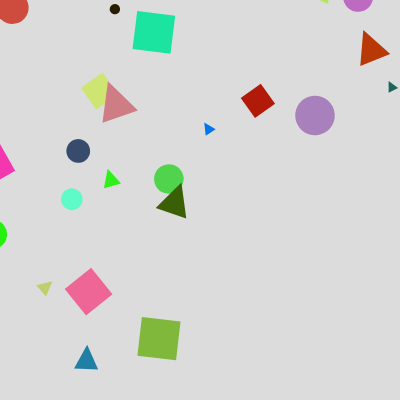
Frame 1 (no input)
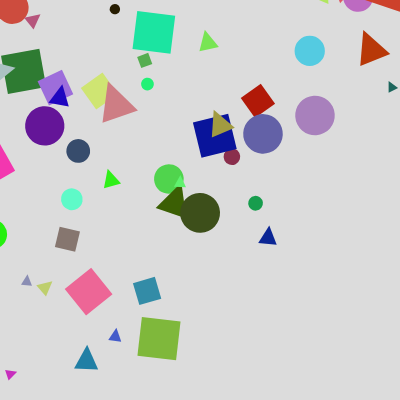
Frame 2 (the mouse pressed at the canvas centre, redrawn once)

The p5.js sketch that drew these frames (run headless with seeded random() and noise() and a simulated clock; the mouse was pressed at the canvas centre and the sketch redrawn once):

// p5.js sketch
// ── sketch.js
function setup() {
  createCanvas(400, 400);
  background(220);
  noLoop();   //causes the canvas to only be drawn once
}

function draw() {
  // Set the drawing properties
  strokeWeight(1);
  //noFill();  //disables filling the shape
  noStroke();

  // Define the size of the pattern
  const patternSize = 100;
  const halfSize = patternSize / 2;

  // Loop through the grid
  //for (let x = 0; x < width; x += patternSize) {
   // for (let y = 0; y < height; y += patternSize) {
      // Draw the Ikat pattern
      //drawIkatPattern(x + halfSize, y + halfSize, patternSize);
      for (let i = 0; i < width; i += 40) {
        for (let j = 0; j < height; j += 40) {
          let x = i + random(-20, 20);
          let y = j + random(-20, 20);
          let size = random(10, 40);
    
          drawShape(x, y, size);
        }
    }
 }
//}
//}

function drawIkatPattern(centerX, centerY, size) {
  // Set the colors for the pattern
  const color1 = color(255, 0, 0);
  const color2 = color(0, 0, 255);

  // Draw the pattern
  for (let i = 0; i < size; i += 5) {
    // Alternate between color1 and color2
    const colorToUse = i % 10 < 5 ? color1 : color2;
    stroke(colorToUse);

    // Draw vertical lines
    line(centerX, centerY - size / 2 + i, centerX, centerY + size / 2 - i);

    // Draw horizontal lines
    line(centerX - size / 2 + i, centerY, centerX + size / 2 - i, centerY);
  }
}
function drawShape(x, y, size) {
  let shapeType = int(random(3));  //randomly selects which shape to draw
  fill(random(0,255),random(0,255), random(0,255)); //randomly select the RGB colour
  rotate(degrees(random(0,360))); //randomly set each shape orientation

  switch (shapeType) {
    case 0:
      rect(x, y, size, size);
      break;
    case 1:
      ellipse(x, y, size, size);
      break;
    case 2:
      triangle(x, y - size / 2, x - size / 2, y + size / 2, x + size / 2, y + size / 2);
      break;
  }
  rotate(radians(0));
}
